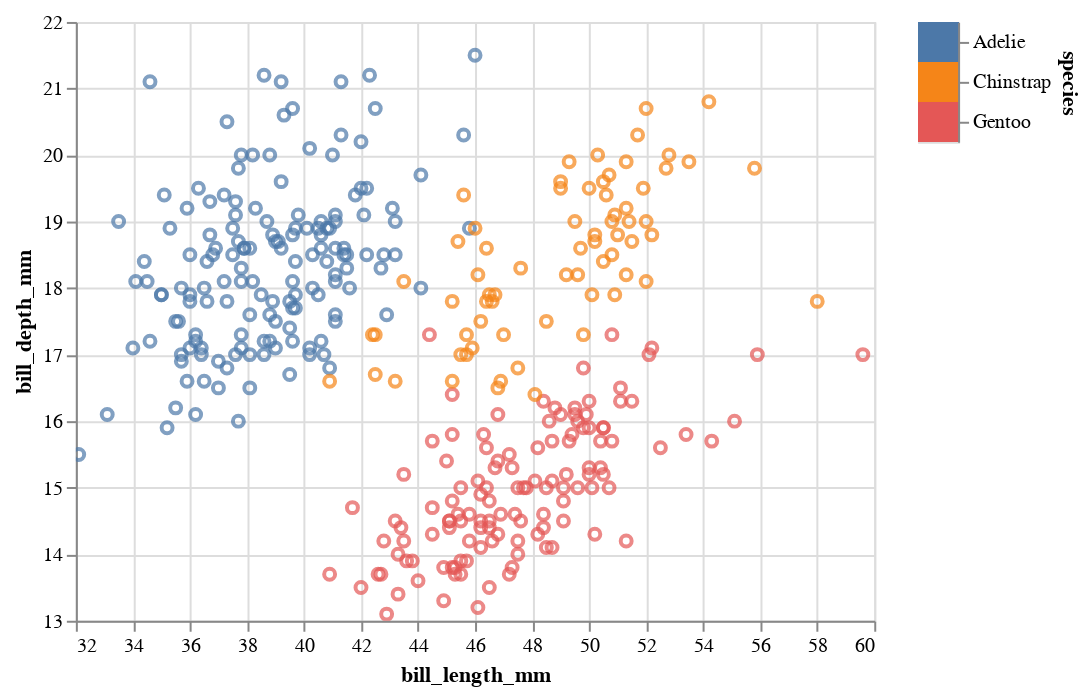

The cell this chart's notebook holds for it:
### Markdown cell above
### Another Example
Read through and run the code below. What are the **selection** and **condition**?

### Code cell
selection = alt.selection_multi(fields=['species'])

species_color = alt.condition(selection,   
                              alt.Color("species:N", legend=None),
                              alt.value("lightgray"))

scatterplot = alt.Chart(penguins).mark_point().encode(
    x=alt.X("bill_length_mm:Q", scale=alt.Scale(zero=False)),
    y=alt.Y("bill_depth_mm:Q", scale=alt.Scale(zero=False)),
    color=species_color
).interactive()

legend = alt.Chart(penguins).mark_rect().encode(
    y=alt.Y("species:N", axis=alt.Axis(orient="right")),
    color=species_color
).add_selection(selection) 

scatterplot | legend

### Figure 1 — Vega-Lite specification as saved in the notebook (floating-point values rounded to 4 significant figures; data arrays with more than 128 entries replaced by an {"elided": "..."} marker saying what was removed)
{"config": {"view": {"continuousWidth": 400, "continuousHeight": 300}}, "hconcat": [{"mark": "point", "encoding": {"color": {"condition": {"field": "species", "legend": null, "type": "nominal", "selection": "selector031"}, "value": "lightgray"}, "x": {"field": "bill_length_mm", "scale": {"zero": false}, "type": "quantitative"}, "y": {"field": "bill_depth_mm", "scale": {"zero": false}, "type": "quantitative"}}, "selection": {"selector032": {"type": "interval", "bind": "scales", "encodings": ["x", "y"]}}}, {"mark": "rect", "encoding": {"color": {"condition": {"field": "species", "legend": null, "type": "nominal", "selection": "selector031"}, "value": "lightgray"}, "y": {"axis": {"orient": "right"}, "field": "species", "type": "nominal"}}, "selection": {"selector031": {"type": "multi", "fields": ["species"]}}}], "data": {"name": "data-d00e1631cca48c544438d30d2b470e8a"}, "$schema": "https://vega.github.io/schema/vega-lite/v4.17.0.json", "datasets": {"data-d00e1631cca48c544438d30d2b470e8a": {"elided": "344 records"}}}
